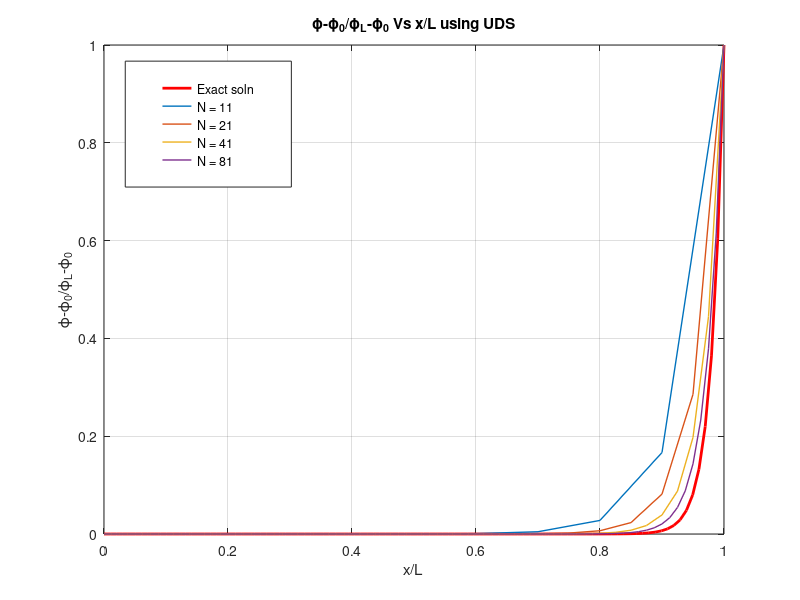
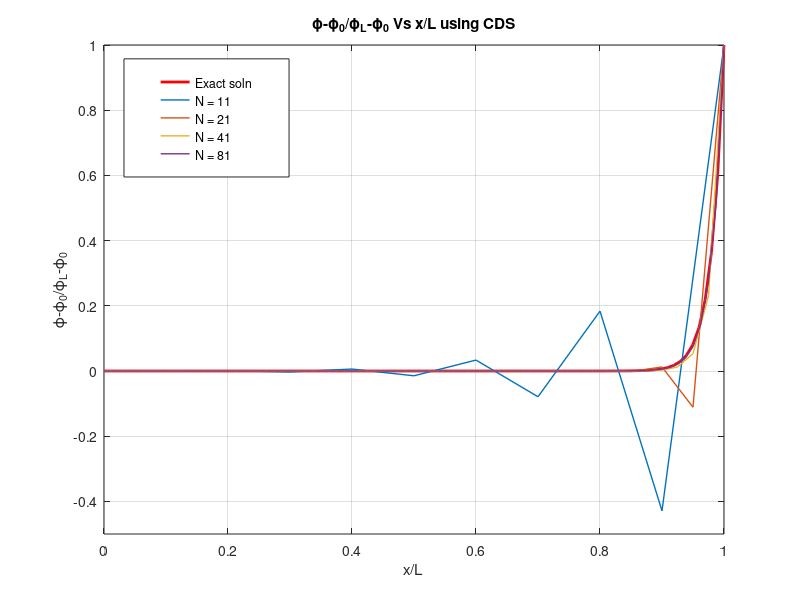
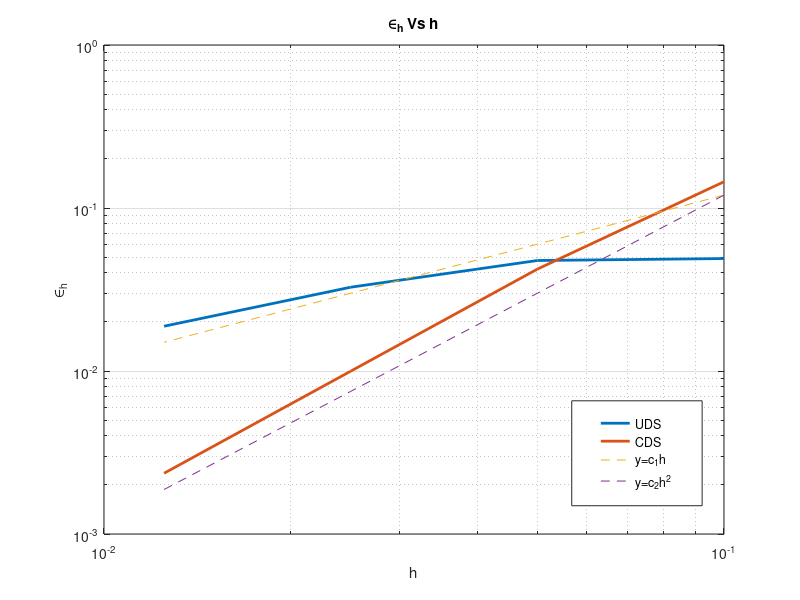
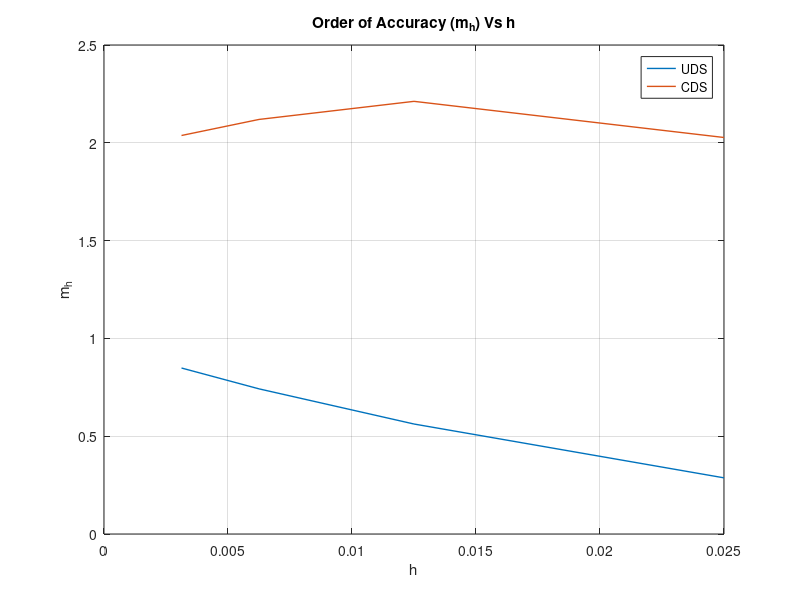

The MATLAB script that drew these images, in order:
% Question 1

Pe = 50;                      % Setting Peclet No. as 50
phi_0 = 0;                    % Boundary Condition at x = 0
phi_L = 1;                    % Boundary Condition at x = L

N = [11, 21, 41, 81];         % Set of total no. of grid points

uds = cell(1,size(N,2));      % array of arrays to store solutions of UDS for convective term
cds = cell(1,size(N,2));      % array of arrays to store solutions of CDS for convective term

for i = 1:size(N,2)
    
    n = N(1,i);               % No. of grid points
    h = 1/(n-1);              % step size

    % UDS solution assuming u > 0
    % Setting the parameters of UDS
    Ae = 1;                   % coeff. of phi(i+1)
    Ap = -(2 + Pe*h);         % coeff. of phi(i)
    Aw = 1 + Pe*h;            % coeff. of phi(i-1)

    % Defining the required sparse matrix A of size nxn
    A = zeros(n,n);
    A(1,1) = 1; A(n,n) = 1;
    for j = 2:n-1
        A(j,j) = Ap;
        A(j,j-1) = Aw;
        A(j,j+1) = Ae;
    end

    % Defining the load vector b of size nx1
    b = zeros(n,1);
    b(1,1) = phi_0; b(n,1) = phi_L;
    
    phi = linsolve(A, b);   % Using the inbuilt fnc linsolve to solve system of equations
    uds{1,i} = phi;         % Storing the solution in array of arrays


    % CDS solution
    % Setting the parameters of CDS
    Ae = 1 - (Pe*h)/2;      % coeff. of phi(i+1)                 
    Ap = -2;                % coeff. of phi(i)
    Aw = 1 + (Pe*h)/2;      % coeff. of phi(i-1)

    % Defining the required sparse matrix A of size nxn
    A = zeros(n,n);
    A(1,1) = 1; A(n,n) = 1;
    for j = 2:n-1
        A(j,j) = Ap;
        A(j,j-1) = Aw;
        A(j,j+1) = Ae;
    end

    % Defining the load vector b of size nx1
    b = zeros(n,1);
    b(1) = phi_0; b(n) = phi_L;
    
    phi = linsolve(A, b);   % Using the inbuilt fnc linsolve to solve system of equations
    cds{1,i} = phi;         % Storing the solution in array of arrays
end   

x = linspace(0,1,100);
phi_exact = (exp(x*Pe)-1)/(exp(Pe)-1);  % exact solution of the convection-diffusion eqn

% Plotting exact and computed solutions using UDS
figure;
plot(x,phi_exact,'r-','LineWidth',2)
for i=1:size(N,2)
    hold on
    interval = linspace(0,1,N(1,i));
    plot(interval, uds{1,i}, 'LineWidth', 1);
end

title('ɸ-ɸ_0/ɸ_L-ɸ_0 Vs x/L using UDS');
xlabel('x/L');
ylabel('ɸ-ɸ_0/ɸ_L-ɸ_0');
legend('Exact soln','N = 11','N = 21','N = 41', 'N = 81');
grid on;
xlim([0.000 1.000]);
ylim([-0.00 1.00]);
legend("Position", [0.15656,0.68826,0.20763,0.20984]);


% Plotting exact and computed solutions using CDS
figure;
plot(x,phi_exact,'r-','LineWidth',2)
for i=1:size(N,2)
    hold on
    interval = linspace(0,1,N(1,i));
    plot(interval, cds{1,i},'LineWidth',1);
end

title('ɸ-ɸ_0/ɸ_L-ɸ_0 Vs x/L using CDS');
xlabel('x/L');
ylabel('ɸ-ɸ_0/ɸ_L-ɸ_0');
legend('Exact soln','N = 11','N = 21','N = 41', 'N = 81');
legend('show');
grid on;
xlim([0.000 1.000]);
ylim([-0.50 1.00]);
legend("Position", [0.15497,0.70505,0.20634,0.19689]);

% Question 2

h_vals = zeros(size(N,2),1);        % array to store the h values
err_uds = zeros(size(N,2),1);       % array to store the discretization error of UDS
err_cds = zeros(size(N,2),1);       % array to store the discretization error of CDS

for i=1:size(N,2)
    n = N(1,i);                     % No. of grid points
    h = 1/(n-1);                    % step size
    h_vals(i) = h;
    x = linspace(0,1,n);
    x = transpose(x);
    phi_exact = (exp(x*Pe)-1)/(exp(Pe)-1);
    err_uds(i) = norm(uds{1,i}-phi_exact)/sqrt(n);
    err_cds(i) = norm(cds{1,i}-phi_exact)/sqrt(n);
end

c1 = 1.2;                           % coeff. of linear reference line
c2 = 12;                            % coeff. of quadratic reference curve

% Plotting the required graphs
figure;
loglog(h_vals, err_uds, 'LineWidth', 2);
hold on 
loglog(h_vals,err_cds,"LineWidth", 2);
hold on
plot(h_vals,c1*h_vals,'--', "LineWidth", 0.5);
hold on 
plot(h_vals,c2*h_vals.*h_vals, '--', "LineWidth",0.5);
xlabel('h');
ylabel('∈_h');
title('∈_h Vs h');
legend('UDS', 'CDS', 'y=c_1h', 'y=c_2h^2');
grid on;
legend("Position", [0.71467,0.15712,0.163,0.17487]);

% Question 3

% Computing the solutions for N = 161 and 321 as well
N = [11, 21, 41, 81, 161, 321];

uds = cell(1,size(N,2));      % array of arrays to store solutions of UDS for convective term
cds = cell(1,size(N,2));      % array of arrays to store solutions of CDS for convective term

for i = 1:size(N,2)
    
    n = N(1,i);               % No. of grid points
    h = 1/(n-1);              % step size

    % UDS solution assuming u > 0
    % Setting the parameters of UDS
    Ae = 1;                   % coeff. of phi(i+1)
    Ap = -(2 + Pe*h);         % coeff. of phi(i)
    Aw = 1 + Pe*h;            % coeff. of phi(i-1)

    % Defining the required sparse matrix A of size nxn
    A = zeros(n,n);
    A(1,1) = 1; A(n,n) = 1;
    for j = 2:n-1
        A(j,j) = Ap;
        A(j,j-1) = Aw;
        A(j,j+1) = Ae;
    end

    % Defining the load vector b of size nx1
    b = zeros(n,1);
    b(1,1) = phi_0; b(n,1) = phi_L;
    
    phi = linsolve(A, b);   % Using the inbuilt fnc linsolve to solve system of equations
    uds{1,i} = phi;         % Storing the solution in array of arrays


    % CDS solution
    % Setting the parameters of CDS
    Ae = 1 - (Pe*h)/2;      % coeff. of phi(i+1)                 
    Ap = -2;                % coeff. of phi(i)
    Aw = 1 + (Pe*h)/2;      % coeff. of phi(i-1)

    % Defining the required sparse matrix A of size nxn
    A = zeros(n,n);
    A(1,1) = 1; A(n,n) = 1;
    for j = 2:n-1
        A(j,j) = Ap;
        A(j,j-1) = Aw;
        A(j,j+1) = Ae;
    end

    % Defining the load vector b of size nx1
    b = zeros(n,1);
    b(1) = phi_0; b(n) = phi_L;
    
    phi = linsolve(A, b);   % Using the inbuilt fnc linsolve to solve system of equations
    cds{1,i} = phi;         % Storing the solution in array of arrays
end 

m_uds = zeros(4,1);         % array to store the order of accuracy corresponding to UDS
m_cds = zeros(4,1);         % array to store the order of accuracy corresponding to CDS
h_vals = zeros(4,1);        % array to store corresponding h values

for i = 3:6
    n1 = N(1,i);            % N corresponding to h
    n2 = N(1,i-1);          % N corresponding to 2h
    n4 = N(1,i-2);          % N corresponding to 4h

    h = 1/(n1-1);           % step size
    h_vals(i-2,1) = h;

    % computing the order of accuracy m_h for uds
    num = (norm(uds{1,i-1}(1:2:end) - uds{1,i-2}))/sqrt(n4);
    denom = (norm(uds{1,i}(1:2:end) - uds{1,i-1}))/sqrt(n2);
    m_uds(i-2,1) = log(num/denom)/log(2);

    % computing the order of accuracy m_h for cds
    num = (norm(cds{1,i-1}(1:2:end) - cds{1,i-2}))/sqrt(n4);
    denom = (norm(cds{1,i}(1:2:end) - cds{1,i-1}))/sqrt(n2);
    m_cds(i-2,1) = log(num/denom)/log(2);
end

% Plotting the m_h vs h curves for UDS and CDS
figure;
plot(h_vals,m_uds,'LineWidth',1);
hold on
plot(h_vals,m_cds,'LineWidth',1);
title('Order of Accuracy (m_h) Vs h');
legend('UDS','CDS');
xlabel('h');
ylabel('m_h');
grid on;